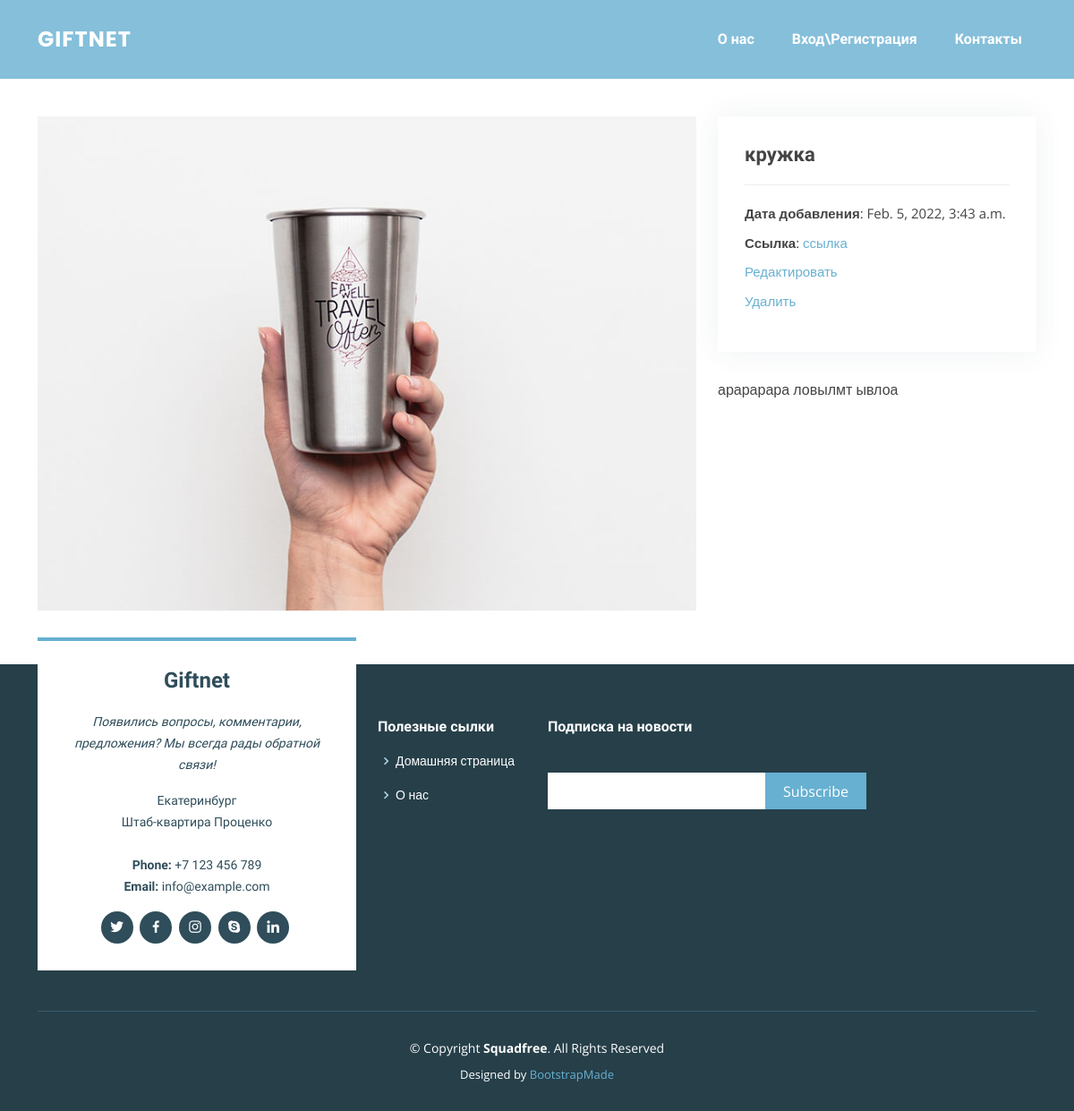
The page /userprofile/wish_details/19/ on the database its author committed.
### userprofile/models.py (models this page shows, shortened)
class Wish(models.Model):
    username = models.CharField(max_length=50)
    data = models.DateTimeField(auto_now_add=True)
    title = models.CharField(max_length=50)
    link = models.CharField(max_length=50, default='')
    image = models.ImageField(upload_to='img/', default='default.jpg', blank=True)
    description = models.CharField(max_length=500, default='')
    type = models.CharField(max_length=50, default='Разное')

### userprofile/views.py (the view)
# urls.py: path('wish_details/<int:id>/', views.wish_details, name='wishdetails'),
def wish_details(request, id):
    wishdata = Wish.objects.get(id=id)
    context = {
        'wishdata': wishdata,
    }
    return render(request, 'wish_details.html', context)

### userprofile/templates/wish_details.html (shortened to what this page needs)
{% extends 'layouts.html' %}
{% load static %}
{% block content %}
<body>
<main id="main">
    <section id="portfolio-details" class="portfolio-details">
        <div class="container">
            <div class="row gy-4">
                <div class="col-lg-8">
                    <div class="portfolio-details-slider swiper">
                        <div class="swiper-wrapper align-items-center">
                            <div class="img">
                                <img src="{{ wishdata.image.url }}" alt="">
                            </div>
                        </div>
                    </div>
                </div>
                <div class="col-lg-4">
                    <div class="portfolio-info">
                        <h3> {{ wishdata.title }} </h3>
                        <ul>
                            <li><strong>Дата добавления</strong>: {{ wishdata.data }} </li>
                            <li><strong>Ссылка</strong>: <a href='{{ wishdata.link }}'>ссылка</a></li>
                            <li><a href="{% url 'editwish' wishdata.id %}">Редактировать</a></li>
                            <li><a href="{% url 'deletewish' wishdata.id %}">Удалить</a></li>
                        </ul>
                    </div>
                    <div class="portfolio-description">
                        <p>
                            {{ wishdata.description }}
                        </p>
                    </div>
                </div>
            </div>
        </div>
    </section>
</main>
</body>
{% endblock %}

### static/css/style.css (style rules this page uses)
body { font-family: "Open Sans", sans-serif; color: #444444; }
a { text-decoration: none; color: #67b0d1; }
h1, h2, h3, h4, h5, h6 { font-family: "Raleway", sans-serif; }
#main { margin-top: 90px; }
section { padding: 60px 0; overflow: hidden; }
.portfolio-details { padding-top: 40px; }
.portfolio-details .portfolio-details-slider img { width: 100%; }
.portfolio-details .portfolio-info { padding: 30px; box-shadow: 0px 0 30px rgba(47, 77, 90, 0.08); }
.portfolio-details .portfolio-info h3 { font-size: 22px; font-weight: 700; margin-bottom: 20px; padding-bottom: 20px; border-bottom: 1px solid #eee; }
.portfolio-details .portfolio-info ul { list-style: none; padding: 0; font-size: 15px; }
.portfolio-details .portfolio-info ul li + li { margin-top: 10px; }
.portfolio-details .portfolio-description { padding-top: 30px; }
.portfolio-details .portfolio-description p { padding: 0; }

### rows shown on the page
Wish: image (picture), title "кружка", data "Feb. 5, 2022, 3:43 a.m.", description "арарарара ловылмт ывлоа"
